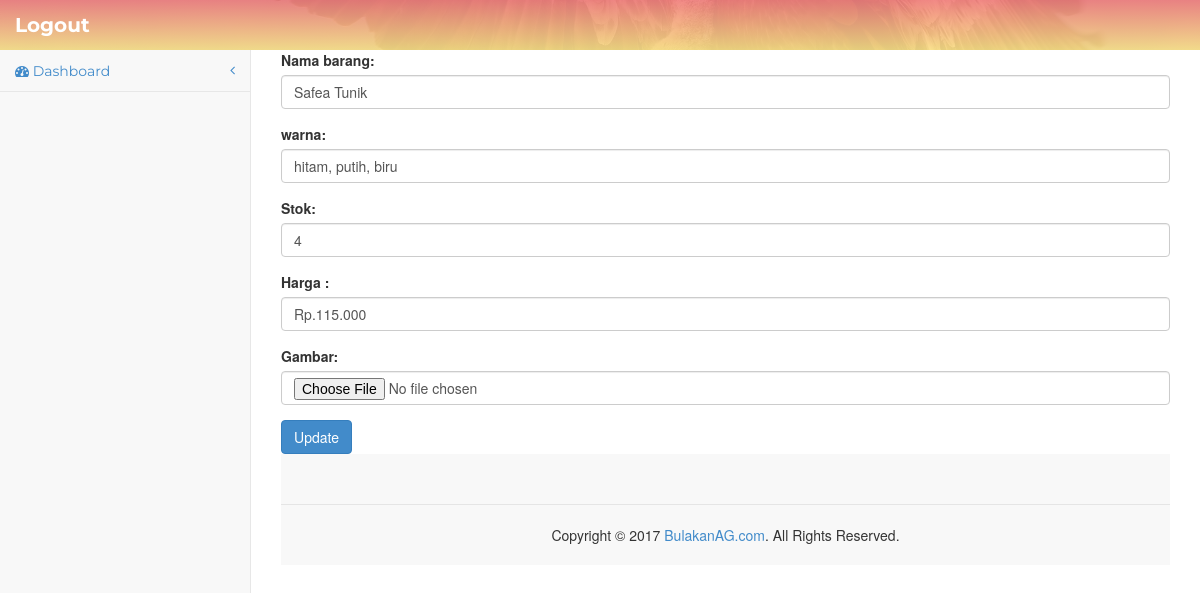
Page /Barang/update/10 on the committed database.
### tables this page shows
CREATE TABLE `barang` (
  `id_barang` int(200) NOT NULL,
  `nama_barang` varchar(300) NOT NULL,
  `warna` varchar(300) NOT NULL,
  `stok` int(11) NOT NULL,
  `harga` varchar(11) NOT NULL,
  `gambar` varchar(255) NOT NULL
);

### application/controllers/Barang.php (called while the page is built, shortened)
<?php
class Barang extends CI_Controller
{
	function __construct()
	{
		$this->load->model('Barang_model');
		$this->load->helper(array('url'));
	}
	function update($id)
	{
		$barang = $this->Barang_model->ambil_data_id($id);
		$data = array(
			'aksi' 			=> site_url('Barang/update_aksi'),
			'nama_barang' 	=> set_value('nama_barang',$barang->nama_barang),
			'warna' 		=> set_value('warna',$barang->warna),
			'stok' 			=> set_value('stok',$barang->stok),
			'harga' 		=> set_value('harga',$barang->harga),
			'id_barang' 	=> set_value('id_Barang',$barang->id_barang),
			'button' 		=> 'Update'
			);
		$this->load->view('Barang/Barang_form',$data);
	}
}
 ?>

### index.php (called while the page is built, shortened)
<?php
require_once BASEPATH.'core/CodeIgniter.php';

### application/models/Barang_model.php (called while the page is built, shortened)
<?php
class Barang_model extends CI_Model
{
	public $nama_tabel	= 'barang';
	public $id			= 'id_barang';
	function ambil_data_id($id)
	{
		$this->db->where($this->id,$id);
		return $this->db->get($this->nama_tabel)->row();
	}
}
 ?>

### application/views/Barang/Barang_form.php (the view, shortened to what this page needs)
<form action="<?php echo $aksi; ?>" method="POST" enctype="multipart/form-data">
	<div class="form-group">
		<label>Nama barang: </label>
		<input type="text" name="nama_barang" class="form-control" placeholder="Inputkan Nama"
		required value="<?php echo $nama_barang; ?>">
	</div>
	<div class="form-group">
		<label>warna: </label>
		<input type="text" name="warna" class="form-control" placeholder="Inputkan Warna"
		required value="<?php echo $warna; ?>">
	</div>
	<div class="form-group">
		<label>Stok: </label>
		<input type="text" name="stok" class="form-control" placeholder="Inputkan Stok"
		required value="<?php echo $stok; ?>">
	</div>
	<div class="form-group">
		<label>Harga : </label>
		<input type="text" name="harga" class="form-control" placeholder="Inputkan Harga"
		required value="<?php echo $harga; ?>">
	</div>
	<div class="form-group">
		<label>Gambar: </label>
		<input type="file" name="filefoto" class="form-control" placeholder="Inputkan Gambar">
	</div>
	<button class="btn btn-primary" type="submit"><?php echo $button; ?></button>
</form>

### assets/css/template.css (style rules this page uses)
html, body { line-height: 1.7; margin: 0; padding: 0; }
body { color: #999; font-size: 13px; font-weight: 400; overflow-x: hidden; position: relative; font-family: 'Roboto', sans-serif; }
ul, ul li, ol, ol li, p, form, input { margin: 0; padding: 0; }

### assets/css/sb-admin-2.css (style rules this page uses)
body { background-color: #f8f8f8; }

### rows in the picture
barang: nama_barang "Safea Tunik", warna "hitam, putih, biru", stok "4", harga "Rp.115.000"

### other values in the picture
$button "Update"
